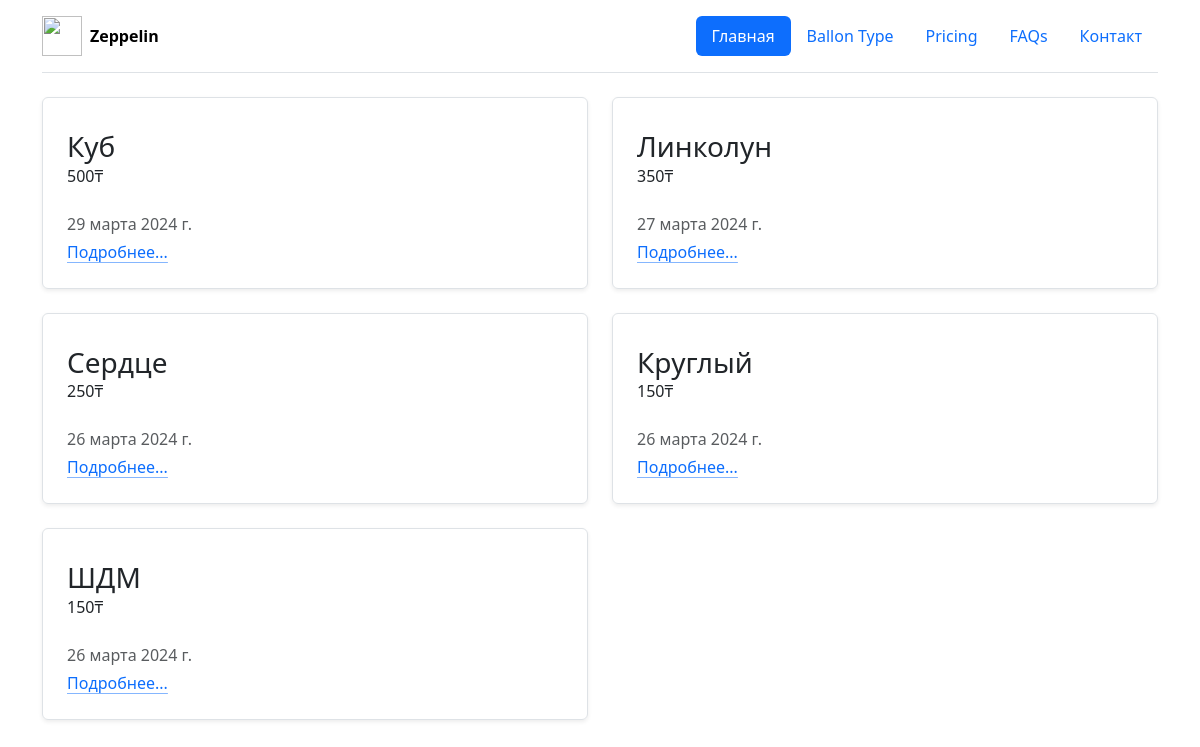
Screenshot of /ballon-types with the database file from the repository.
### blog/models.py (models this page shows, shortened)
class BaloonType(models.Model):
    name = models.CharField(
        max_length = 255,
        verbose_name="Название"
    )
    type_price = models.PositiveBigIntegerField(
        default=150,
        verbose_name="Цена типа шарика",
        help_text='Укажите цену для этого типа шарика'
    )
    created_at = models.DateField(
        auto_now_add=True,
        verbose_name = "Дата создания",
        help_text = "Дата и время создания записи"
    )
    description = models.CharField(
        max_length = 700,
        null=True,
        verbose_name="Описание данного типа шариков",
        help_text = "Опишите данный тип шаров"
    )
    class Meta:
        verbose_name="Тип шарика"
        verbose_name_plural = "Тип шариков"
        ordering = ["-created_at"]

### blog/views.py (the view)
# urls.py: path("ballon-types", ballon_types, name="ballon-type" ),
def ballon_types(request):
    baloons = BaloonType.objects.all()
    context = {
        'ballon_types':baloons
    }
    return render(request, 'ballon_types.html', context)

### templates/ballon_types.html (shortened to what this page needs)
{% extends 'base.html'%}
{%block content%}
<div class='container'>
    <div class="row mb-2">
        {% for baloon in ballon_types %}
        <div class="col-md-6">
            <div class="row g-0 border rounded overflow-hidden flex-md-row mb-4 shadow-sm h-md-250 position-relative">
                <div class="col p-4 d-flex flex-column position-static">
                    <h3 class="mb-0">{{ baloon.name }}</h3>
                    <p class="card-text mb-auto">{{baloon.type_price}}₸</p><a <br><br>
                        <div class="mb-1 text-body-secondary">{{baloon.created_at}}</div>
                        <a href="{% url 'type-detail' baloon.pk %}"
                            class="icon-link gap-1 icon-link-hover stretched-link">
                            Подробнее...
                            <svg class="bi">
                                <use xlink:href="#chevron-right"></use>
                            </svg>
                        </a>
                </div>
            </div>
        </div>
        {% endfor %}
    </div>
</div>
</body>
{% endblock %}

### templates/base.html (shortened to what this page needs)
<!DOCTYPE html>
<html lang="en">
<head>
    <link rel="stylesheet" href="https://cdn.jsdelivr.net/npm/bootstrap@5.3.2/dist/css/bootstrap.min.css"
>
</head>
<body>
    <div class="container">
        <header class="d-flex flex-wrap justify-content-center py-3 mb-4 border-bottom">
            <a href="/"
                class="d-flex align-items-center mb-3 mb-md-0 me-md-auto link-body-emphasis text-decoration-none">
                <img class="bi me-2" width='40' height=40' src="https://cdn-icons-png.flaticon.com/512/1008/1008118.png"
                    <span class="fs-4">
                <b>
                    Zeppelin
                </b>
            </a>
            <ul class="nav nav-pills">
                <li class="nav-item"><a href="{% url 'main-page' %}" class="nav-link active" aria-current="page">Главная</a></li>
                <li class="nav-item"><a href="{% url 'ballon-type' %}" class="nav-link">Ballon Type</a></li>
                <li class="nav-item"><a href="#" class="nav-link">Pricing</a></li>
                <li class="nav-item"><a href="#" class="nav-link">FAQs</a></li>
                <li class="nav-item"><a href="{% url 'contact' %}" class="nav-link">Контакт</a></li>
            </ul>
        </header>
    </div>
    {% block content %} {% endblock %}
</body>
</html>

### rows the page displays
BaloonType: name "Куб", type_price "500", created_at "29 марта 2024 г."
BaloonType: name "Линколун", type_price "350", created_at "27 марта 2024 г."
BaloonType: name "Сердце", type_price "250", created_at "26 марта 2024 г."
BaloonType: name "Круглый", type_price "150", created_at "26 марта 2024 г."
BaloonType: name "ШДМ", type_price "150", created_at "26 марта 2024 г."
